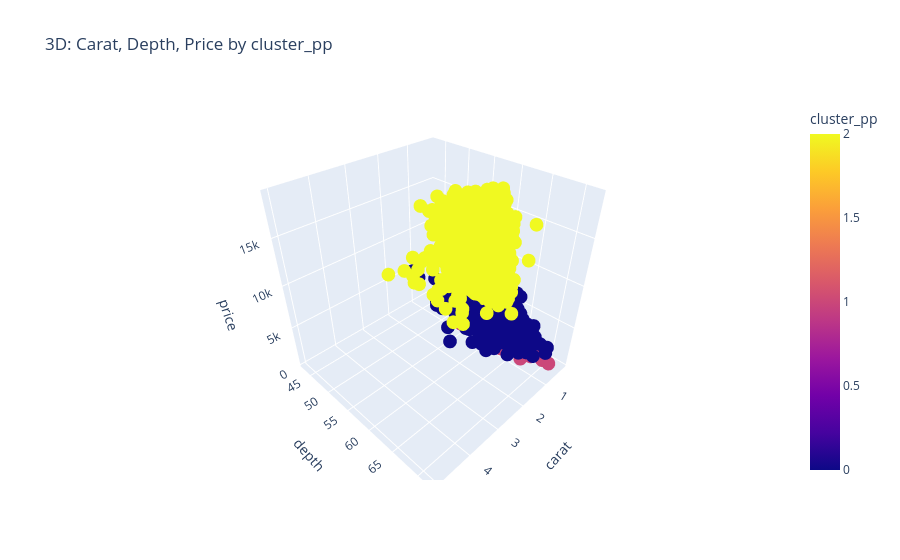

This figure's notebook cell:
### Code cell
# 3D interactive scatter
fig3 = px.scatter_3d(df, x='carat', y='depth', z='price', color='cluster_pp', title='3D: Carat, Depth, Price by cluster_pp')
fig3.show()

### Figure 1 — Plotly figure (JSON) as saved in the notebook; plotly's stock layout.template omitted (floating-point values rounded to 4 significant figures; data arrays with more than 128 entries replaced by an {"elided": "..."} marker saying what was removed)
{"data": [{"hovertemplate": "carat=%{x}<br>depth=%{y}<br>price=%{z}<br>cluster_pp=%{marker.color}<extra></extra>", "legendgroup": "", "marker": {"color": {"elided": "37325 int values"}, "coloraxis": "coloraxis", "symbol": "circle"}, "mode": "markers", "name": "", "scene": "scene", "showlegend": false, "type": "scatter3d", "x": {"elided": "37325 float values"}, "y": {"elided": "37325 float values"}, "z": {"elided": "37325 float values"}}], "layout": {"coloraxis": {"colorbar": {"title": {"text": "cluster_pp"}}, "colorscale": [[0, "#0d0887"], [0.1111, "#46039f"], [0.2222, "#7201a8"], [0.3333, "#9c179e"], [0.4444, "#bd3786"], [0.5556, "#d8576b"], [0.6667, "#ed7953"], [0.7778, "#fb9f3a"], [0.8889, "#fdca26"], [1, "#f0f921"]]}, "legend": {"tracegroupgap": 0}, "scene": {"domain": {"x": [0, 1], "y": [0, 1]}, "xaxis": {"title": {"text": "carat"}}, "yaxis": {"title": {"text": "depth"}}, "zaxis": {"title": {"text": "price"}}}, "title": {"text": "3D: Carat, Depth, Price by cluster_pp"}}}
